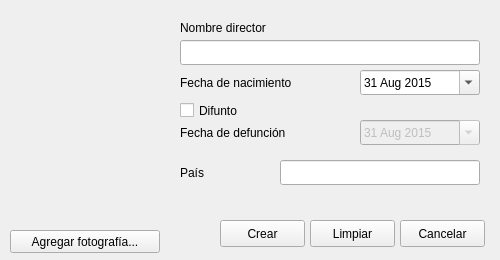
<?xml version="1.0" encoding="UTF-8"?>
<ui version="4.0">
 <class>formulario_crear</class>
 <widget class="QMainWindow" name="formulario_crear">
  <property name="geometry">
   <rect>
    <x>0</x>
    <y>0</y>
    <width>500</width>
    <height>260</height>
   </rect>
  </property>
  <property name="windowTitle">
   <string>Crear Director</string>
  </property>
  <widget class="QWidget" name="centralwidget">
   <widget class="QLineEdit" name="nombre_in">
    <property name="geometry">
     <rect>
      <x>180</x>
      <y>40</y>
      <width>300</width>
      <height>25</height>
     </rect>
    </property>
    <property name="placeholderText">
     <string/>
    </property>
   </widget>
   <widget class="QDateEdit" name="nacimiento_in">
    <property name="geometry">
     <rect>
      <x>360</x>
      <y>70</y>
      <width>120</width>
      <height>25</height>
     </rect>
    </property>
    <property name="date">
     <date>
      <year>2015</year>
      <month>8</month>
      <day>31</day>
     </date>
    </property>
    <property name="minimumDateTime">
     <datetime>
      <hour>0</hour>
      <minute>0</minute>
      <second>0</second>
      <year>1752</year>
      <month>9</month>
      <day>14</day>
     </datetime>
    </property>
    <property name="minimumDate">
     <date>
      <year>1752</year>
      <month>9</month>
      <day>14</day>
     </date>
    </property>
    <property name="calendarPopup">
     <bool>true</bool>
    </property>
   </widget>
   <widget class="QLabel" name="foto_label">
    <property name="geometry">
     <rect>
      <x>10</x>
      <y>20</y>
      <width>150</width>
      <height>200</height>
     </rect>
    </property>
    <property name="autoFillBackground">
     <bool>true</bool>
    </property>
    <property name="text">
     <string/>
    </property>
    <property name="pixmap">
     <pixmap>img/0.jpg</pixmap>
    </property>
    <property name="scaledContents">
     <bool>true</bool>
    </property>
   </widget>
   <widget class="QLabel" name="label">
    <property name="geometry">
     <rect>
      <x>180</x>
      <y>75</y>
      <width>141</width>
      <height>16</height>
     </rect>
    </property>
    <property name="text">
     <string>Fecha de nacimiento</string>
    </property>
   </widget>
   <widget class="QLineEdit" name="pais_in">
    <property name="geometry">
     <rect>
      <x>280</x>
      <y>160</y>
      <width>200</width>
      <height>25</height>
     </rect>
    </property>
   </widget>
   <widget class="QLabel" name="pais_label">
    <property name="geometry">
     <rect>
      <x>180</x>
      <y>165</y>
      <width>141</width>
      <height>16</height>
     </rect>
    </property>
    <property name="text">
     <string>País</string>
    </property>
   </widget>
   <widget class="QToolButton" name="boton_foto">
    <property name="geometry">
     <rect>
      <x>10</x>
      <y>230</y>
      <width>150</width>
      <height>23</height>
     </rect>
    </property>
    <property name="text">
     <string>Agregar fotografía...</string>
    </property>
   </widget>
   <widget class="QLabel" name="label_3">
    <property name="geometry">
     <rect>
      <x>180</x>
      <y>125</y>
      <width>141</width>
      <height>16</height>
     </rect>
    </property>
    <property name="text">
     <string>Fecha de defunción</string>
    </property>
   </widget>
   <widget class="QDateEdit" name="defuncion_in">
    <property name="enabled">
     <bool>false</bool>
    </property>
    <property name="geometry">
     <rect>
      <x>360</x>
      <y>120</y>
      <width>120</width>
      <height>25</height>
     </rect>
    </property>
    <property name="date">
     <date>
      <year>2015</year>
      <month>8</month>
      <day>31</day>
     </date>
    </property>
    <property name="minimumDateTime">
     <datetime>
      <hour>0</hour>
      <minute>0</minute>
      <second>0</second>
      <year>1752</year>
      <month>9</month>
      <day>14</day>
     </datetime>
    </property>
    <property name="minimumDate">
     <date>
      <year>1752</year>
      <month>9</month>
      <day>14</day>
     </date>
    </property>
    <property name="calendarPopup">
     <bool>true</bool>
    </property>
   </widget>
   <widget class="QLabel" name="label_2">
    <property name="geometry">
     <rect>
      <x>180</x>
      <y>20</y>
      <width>141</width>
      <height>16</height>
     </rect>
    </property>
    <property name="text">
     <string>Nombre director</string>
    </property>
   </widget>
   <widget class="QCheckBox" name="difunto_check">
    <property name="geometry">
     <rect>
      <x>180</x>
      <y>100</y>
      <width>85</width>
      <height>21</height>
     </rect>
    </property>
    <property name="text">
     <string>Difunto</string>
    </property>
   </widget>
   <widget class="QPushButton" name="crear_boton">
    <property name="geometry">
     <rect>
      <x>220</x>
      <y>220</y>
      <width>85</width>
      <height>27</height>
     </rect>
    </property>
    <property name="text">
     <string>Crear</string>
    </property>
   </widget>
   <widget class="QPushButton" name="limpiar_boton">
    <property name="geometry">
     <rect>
      <x>310</x>
      <y>220</y>
      <width>85</width>
      <height>27</height>
     </rect>
    </property>
    <property name="text">
     <string>Limpiar</string>
    </property>
   </widget>
   <widget class="QPushButton" name="cancelar_boton">
    <property name="geometry">
     <rect>
      <x>400</x>
      <y>220</y>
      <width>85</width>
      <height>27</height>
     </rect>
    </property>
    <property name="text">
     <string>Cancelar</string>
    </property>
   </widget>
  </widget>
 </widget>
 <resources/>
 <connections/>
</ui>
